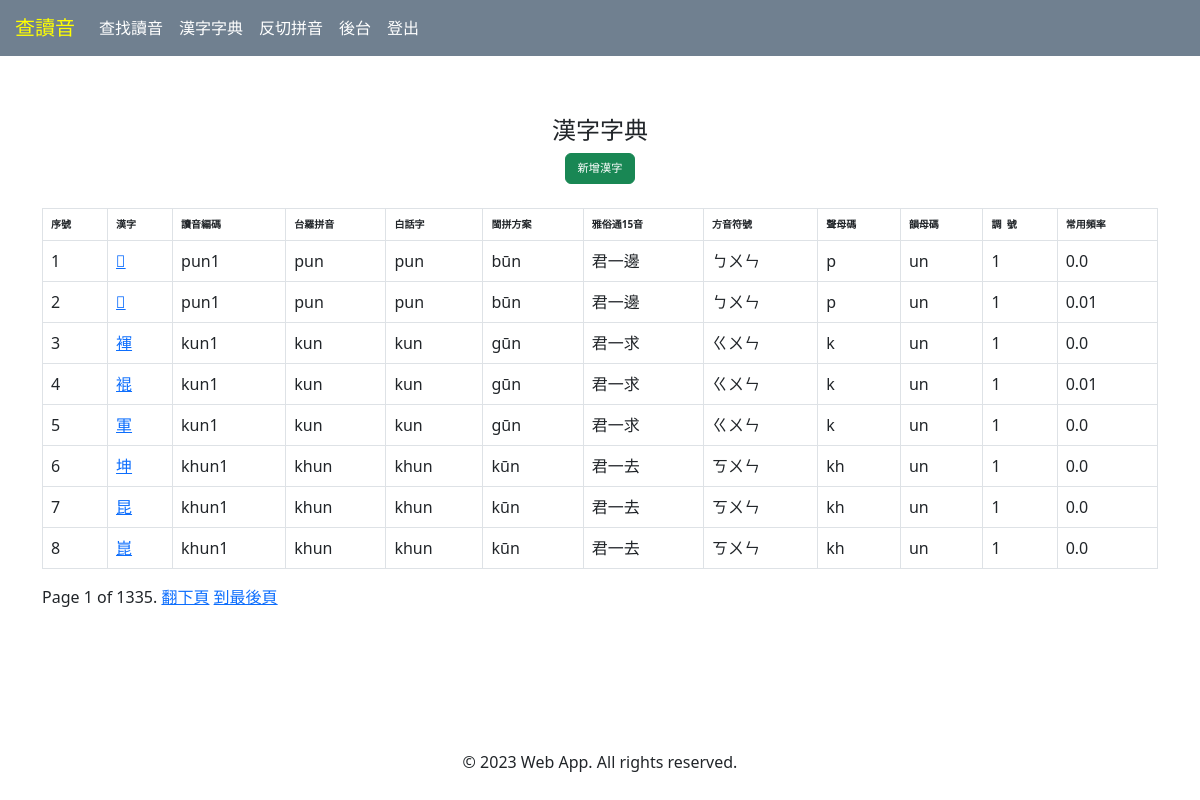
Page /han_ji_dict/ on the committed database.
### han_ji_dict/models.py (models this page shows, shortened)
class HanJi(models.Model):
    han_ji = models.CharField(max_length=2, default='')
    chu_im = models.CharField(max_length=10, default='')
    freq = models.FloatField(default=0.0)
    siann = models.CharField(max_length=2, default='')
    un = models.CharField(max_length=5, default='')
    tiau = models.IntegerField(default=0)
    old_chu_im = models.CharField(max_length=10, null=True)
    sni_siann = models.CharField(max_length=10, default='')
    sni_un = models.CharField(max_length=10, default='')
    def is_chu_im_tone(self):
        last_char = self.chu_im[-1]
        return last_char.isdigit()
    def split_chu_im(self):
        result = []
        siann_pattern = re.compile(r"(b|tsh|ts|g|h|j|kh|k|l|m|ng|n|ph|p|s|th|t|q)?")
        siann_match = siann_pattern.match(self.chu_im)
        if siann_match:
            siann_bu = siann_match.group()
        else:
            siann_bu = ""
        if self.is_chu_im_tone():
            un_bu = self.chu_im[len(siann_bu): -1]
            tiau = self.chu_im[-1]
        result += [siann_bu]
        result += [un_bu]
        result += [tiau]
        return result
    def get_sip_ngoo_im_chu_im(self):
        siann = self.split_chu_im()[0]
        un = self.split_chu_im()[1]
        tiau = self.split_chu_im()[2]
        sip_ngoo_im = SipNgooIm()
        return sip_ngoo_im.get_chu_im(siann, un, tiau)
    def get_tai_lo_chu_im(self):
        siann = self.split_chu_im()[0]
        un = self.split_chu_im()[1]
        tiau = self.split_chu_im()[2]
        chu_im_method = TaiLo()
        return chu_im_method.get_chu_im(siann, un, tiau)
    def get_peh_oe_ji_chu_im(self):
        siann = self.split_chu_im()[0]
        un = self.split_chu_im()[1]
        tiau = self.split_chu_im()[2]
        chu_im_method = PehOeJi()
        return chu_im_method.get_chu_im(siann, un, tiau)
    def get_ban_phing_chu_im(self):
        siann = self.split_chu_im()[0]
        un = self.split_chu_im()[1]
        tiau = self.split_chu_im()[2]
        chu_im_method = BanPhing()
        return chu_im_method.get_chu_im(siann, un, tiau)
    def get_fong_yim_fu_ho_chu_im(self):
        siann = self.split_chu_im()[0]
        un = self.split_chu_im()[1]
        tiau = self.split_chu_im()[2]
        chu_im_method = FongYimFuHo()
        return chu_im_method.get_chu_im(siann, un, tiau)

### han_ji_dict/views.py (the view)
# urls.py: path('', views.HanJiListView.as_view(), name='home'),
class HanJiListView(ListView):
    model = HanJi
    template_name = 'han_ji_dict/index.html'
    paginate_by = 8

### han_ji_dict/ban_phing_lo_ma_ji.py (called while the page is built)
    def get_siann_bu(self, siann):
        return self.siann_bu_dict[siann]

    def get_un_bu(self, un):
        return self.un_bu_dict[un]

    def convert_trandication_tiau(self, tiau):
        return self.trandication_tiau_dict[tiau]

    def get_vowel_idx(self, vowel, syllable):
        return syllable.index(vowel)

    def get_primary_vowel(self, syllable):
        vowels = [
            'a',
            'e',
            'o',
            'i',
            'u',
            'm',
            'n',
        ]
        primary_vowel = None
        for vowel in vowels:
            if vowel in syllable:
                if primary_vowel is None or vowels.index(vowel) < vowels.index(
                    primary_vowel
                ):
                    primary_vowel = vowel
        return primary_vowel

    def _find_accented_vowel(self, un_bu, tiau):
        for vowel, accent_map in self.accent_mapping.items():
            if vowel in un_bu:
                un_bu = un_bu.replace(vowel, accent_map[tiau])
                break
        return un_bu

### han_ji_dict/fong_yim_fu_ho.py (called while the page is built)
    def get_siann_bu(self, siann, un):
        if siann == "ts" and un.startswith("i"):
            return "ㄐ"
        elif siann == "tsh" and un.startswith("i"):
            return "ㄑ"
        elif siann == "s" and un.startswith("i"):
            return "ㄒ"
        elif siann == "j" and un.startswith("i"):
            return "ㆢ"
        else:
            return self.siann_bu_dict[siann]

    def get_un_bu(self, un):
        return self.un_bu_dict[un]

    def get_tiau_ho(self, tiau):
        return self.tiau_dict[tiau]

    def get_chu_im(self, siann, un, tiau):
        siann_bu = self.get_siann_bu(siann, un).strip()
        un_bu = self.get_un_bu(un)
        tiau_fu = self.get_tiau_ho(int(tiau))
        chu_im = f"{siann_bu}{un_bu}{tiau_fu}"
        return chu_im

### han_ji_dict/peh_oe_ji.py (called while the page is built)
    def get_siann_bu(self, siann):
        return self.siann_bu_dict[siann]

    def get_un_bu(self, un):
        return self.un_bu_dict[un]

    def get_vowel_idx(self, vowel, syllable):
        return syllable.index(vowel)

### han_ji_dict/sip_ngoo_im.py (called while the page is built)
    def get_siann_bu(self, siann):
        return self.siann_bu_dict[siann]

    def get_un_bu(self, un, tiau):
        if tiau in (4, 8):
            un_bu = self.un_bu_dict[un][1]
        else:
            un_bu = self.un_bu_dict[un][0]
        return un_bu

    def get_tiau_ho(self, tiau):
        return self.tiau_dict[tiau]

### han_ji_dict/tai_uan_lo_ma_ji.py (called while the page is built)
    def get_siann_bu(self, siann):
        return self.siann_bu_dict[siann]

    def get_un_bu(self, un):
        return self.un_bu_dict[un]

### han_ji_dict/templates/han_ji_dict/index.html (shortened to what this page needs)
{% extends "han_ji_dict/base.html" %}
{% load mathfilters %}
{% block han_ji_dict_content %}
<div class="text-center">
    <h4>漢字字典</h4>
    <a href="{% url 'han_ji_dict:create' %}" class="btn btn-success"
       style="font-size: 70%;">
        新增漢字
    </a>
</div>
<br>
<table class="table table-bordered">
    <thead style="font-size: 10px; color: darkblue; background-color: lightgrey;">
        <tr>
            <th>序號</th>
            <th>漢字</th>
            <th>讀音編碼</th>
            <th>台羅拼音</th>
            <th>白話字</th>
            <th>閩拼方案</th>
            <th>雅俗通15音</th>
            <th>方音符號</th>
            <th>聲母碼</th>
            <th>韻母碼</th>
            <th>調&nbsp;&nbsp;號</th>
            <th>常用頻率</th>
        </tr>
    </thead>
    <tbody>
        {% for han_ji in object_list %}
        <tr>
            {% with page_offset=page_obj.number|add:-1|mul:page_obj.paginator.per_page %}
                <td>{{ forloop.counter|add:page_offset }}</td>
            {% endwith %}
            <td>
                <a href="{% url 'han_ji_dict:detail' han_ji.pk %}">{{ han_ji.han_ji }}</a>
            </td>
            <td>{{ han_ji.chu_im }}</td>
            <td>{{ han_ji.get_tai_lo_chu_im }}</td>
            <td>{{ han_ji.get_peh_oe_ji_chu_im }}</td>
            <td>{{ han_ji.get_ban_phing_chu_im }}</td>
            <td>{{ han_ji.get_sip_ngoo_im_chu_im }}</td>
            <td>{{ han_ji.get_fong_yim_fu_ho_chu_im }}</td>
            <td>{{ han_ji.siann }}</td>
            <td>{{ han_ji.un }}</td>
            <td>{{ han_ji.tiau }}</td>
            <td>{{ han_ji.freq }}</td>
        </tr>
        {% endfor %}
    </tbody>
</table>
{% include "pagination.html" with page=page_obj %}
{% endblock %}

### static/css/site.css (style rules this page uses)
html { height: 100%; }
body { display: flex; flex-direction: column; min-height: 100%; }

### han_ji_dict/static/han_ji_dict/css/han_ji_dict.css (style rules this page uses)
body { background-color: white; }

### rows in the picture
HanJi: han_ji "𪑖", chu_im "pun1", get_tai_lo_chu_im "pun", get_peh_oe_ji_chu_im "pun", get_ban_phing_chu_im "būn", get_sip_ngoo_im_chu_im "君一邊", get_fong_yim_fu_ho_chu_im "ㄅㄨㄣ", siann "p", un "un", tiau "1", freq "0.0"
HanJi: han_ji "𪒰", chu_im "pun1", get_tai_lo_chu_im "pun", get_peh_oe_ji_chu_im "pun", get_ban_phing_chu_im "būn", get_sip_ngoo_im_chu_im "君一邊", get_fong_yim_fu_ho_chu_im "ㄅㄨㄣ", siann "p", un "un", tiau "1", freq "0.01"
HanJi: han_ji "褌", chu_im "kun1", get_tai_lo_chu_im "kun", get_peh_oe_ji_chu_im "kun", get_ban_phing_chu_im "gūn", get_sip_ngoo_im_chu_im "君一求", get_fong_yim_fu_ho_chu_im "ㄍㄨㄣ", siann "k", un "un", tiau "1", freq "0.0"
HanJi: han_ji "裩", chu_im "kun1", get_tai_lo_chu_im "kun", get_peh_oe_ji_chu_im "kun", get_ban_phing_chu_im "gūn", get_sip_ngoo_im_chu_im "君一求", get_fong_yim_fu_ho_chu_im "ㄍㄨㄣ", siann "k", un "un", tiau "1", freq "0.01"
HanJi: han_ji "軍", chu_im "kun1", get_tai_lo_chu_im "kun", get_peh_oe_ji_chu_im "kun", get_ban_phing_chu_im "gūn", get_sip_ngoo_im_chu_im "君一求", get_fong_yim_fu_ho_chu_im "ㄍㄨㄣ", siann "k", un "un", tiau "1", freq "0.0"
HanJi: han_ji "坤", chu_im "khun1", get_tai_lo_chu_im "khun", get_peh_oe_ji_chu_im "khun", get_ban_phing_chu_im "kūn", get_sip_ngoo_im_chu_im "君一去", get_fong_yim_fu_ho_chu_im "ㄎㄨㄣ", siann "kh", un "un", tiau "1", freq "0.0"
HanJi: han_ji "昆", chu_im "khun1", get_tai_lo_chu_im "khun", get_peh_oe_ji_chu_im "khun", get_ban_phing_chu_im "kūn", get_sip_ngoo_im_chu_im "君一去", get_fong_yim_fu_ho_chu_im "ㄎㄨㄣ", siann "kh", un "un", tiau "1", freq "0.0"
HanJi: han_ji "崑", chu_im "khun1", get_tai_lo_chu_im "khun", get_peh_oe_ji_chu_im "khun", get_ban_phing_chu_im "kūn", get_sip_ngoo_im_chu_im "君一去", get_fong_yim_fu_ho_chu_im "ㄎㄨㄣ", siann "kh", un "un", tiau "1", freq "0.0"

### other values in the picture
{{ page.number }} "1"
{{ page.paginator.num_pages }} "1335"
